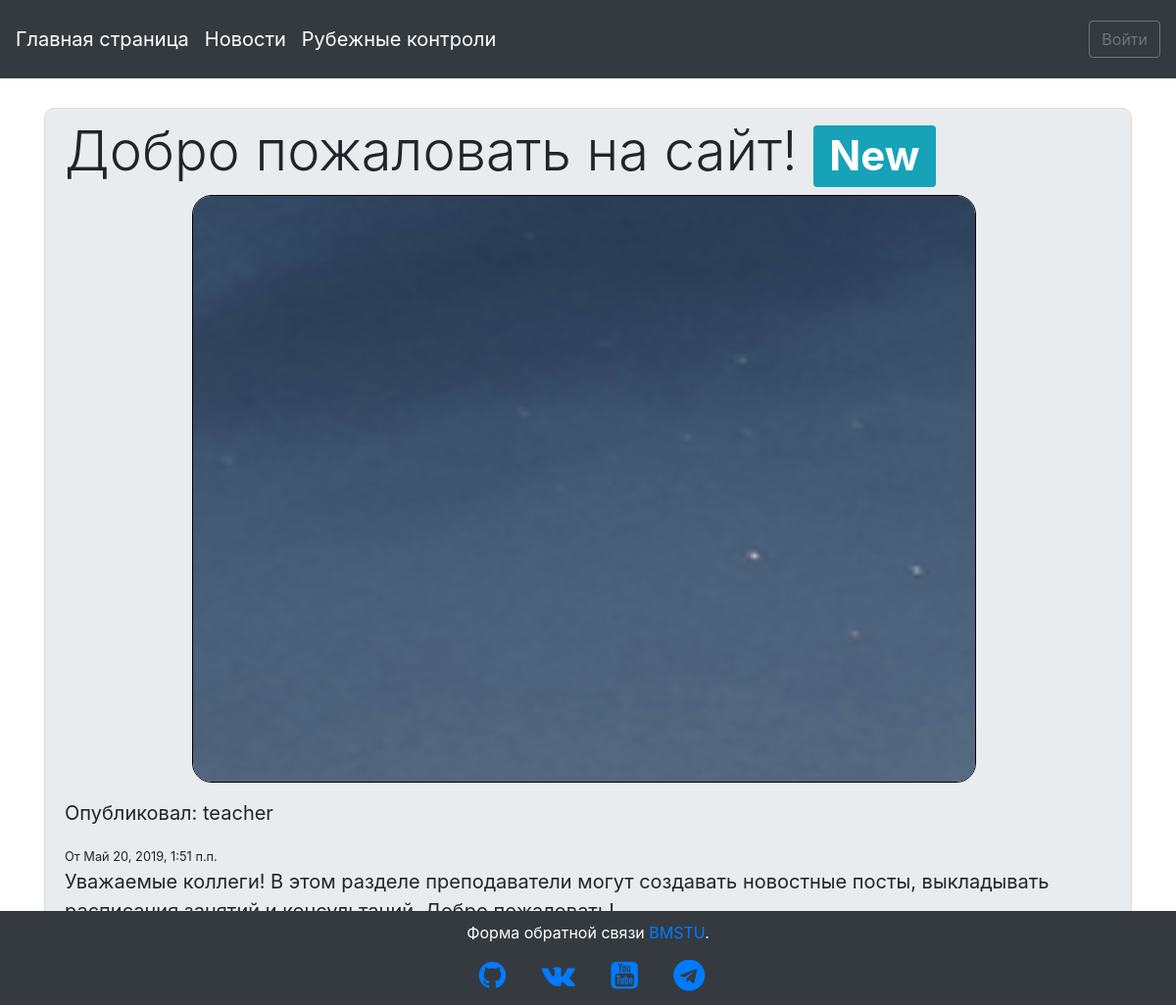
/articles/1/, run on the app's committed database.
### articles/models.py (models this page shows, shortened)
class Article(models.Model):
    title = models.CharField(max_length=255, verbose_name="Заголовок")
    body = models.TextField(verbose_name="Текст")
    document = models.FileField(validators=[validate_file_extension], verbose_name="Файл", blank=True, null=True, upload_to="documents") #/%Y%m%D/
    date = models.DateTimeField(auto_now_add=True, verbose_name='Дата создания')
    author = models.ForeignKey(
        settings.AUTH_USER_MODEL,
        on_delete=models.CASCADE,
        verbose_name = "Автор"
    )

### users/models.py (models this page shows)
class CustomUser(AbstractUser):
    date_of_birth = models.DateTimeField(verbose_name='Дата рождения', default=date.today)
    full_name = models.CharField(max_length=255, verbose_name='ФИО', null=True)
    phone_no = models.CharField(max_length=255, verbose_name='Контактный телефон', default='+7-499-555-55-55')
    STUDENT = 'СТ'
    TEACHER = 'ПР'
    ROLE_CHOICES = (
        (STUDENT, 'Студент'),
        (TEACHER, 'Преподаватель')
    )
    user_role = models.CharField(max_length=2,
        choices=ROLE_CHOICES,
        default=STUDENT,
        verbose_name='Роль пользователя'
    )
    IU1 = 'ИУ1'
    IU2 = 'ИУ2'
    IU3 = 'ИУ3'
    IU4 = 'ИУ4'
    IU5 = 'ИУ5'
    IU6 = 'ИУ6'
    IU7 = 'ИУ7'
    IU8 = 'ИУ8'
    STUDENT_GROUP_CHOICES = (
        (IU1, 'ИУ-1'),
        (IU2, 'ИУ-2'),
        (IU3, 'ИУ-3'),
        (IU4, 'ИУ-4'),
        (IU5, 'ИУ-5'),
        (IU6, 'ИУ-6'),
        (IU7, 'ИУ-7'),
        (IU8, 'ИУ-8')
    )
    student_group = models.CharField(max_length=3,
        choices=STUDENT_GROUP_CHOICES,
        verbose_name='Группа студента',
        default=IU6
    )
    """
    if user_role == STUDENT:
        user_group = ForeignKey(
        Student_group,
        on_delete=models.CASCADE,
        verbose_name = "Группа студента"
    )
    """
    def __str__(self):
        return self.username

### articles/views.py (the view)
class ArticleDetailView(DeleteView):
    model = Article
    template_name = 'article_detail.html'

### templates/article_detail.html (shortened to what this page needs)
{% extends 'base.html' %}
{% block content %}
  <div class="content-section" style="height: 100%;">
    <h2 class="display-4">{{ object.title }} <span class="badge badge-info">New</span></h2>
    {% if article.document %}
      <img src="{{ article.document.url }}" class="image-responsive" style="height: 600px; width: 800px; margin-left: 130px; margin-right: 20px; margin-bottom: 16px; border: 1px solid black; border-radius: 20px;">
    {% endif %}
    <div class="media-body">
        <p class="text-body">Опубликовал: {{ object.author }}</p>
        <small>От {{ object.date }}</small>
        <p class="text-body">{{ object.body }}</p>
    </div>
    <p><a class="btn btn-light ml-2" href="{% url 'article_list' %}">Вернуться к списку новостей</a></p>
  </div>
{% endblock content %}

### static/css/base.css (style rules this page uses)
.content-section { height: 850px; width: auto; background: #e9ecef; padding: 10px 20px; border: 1px solid #dddddd; border-radius: 10px; margin-bottom: 20px; }
.content-section p { font-size: 20px; }
body { background-image: url(http://iu1ni.bmstu.ru/imgs/mstu-logo.png); background-repeat: no-repeat; background-position: center 460px; background-size: 25%; background-color: #ffffff; background-attachment: fixed; }

### data on the page
Article: title "Добро пожаловать на сайт!", document (picture), author "teacher", date "Май 20, 2019, 1:51 п.п.", body "Уважаемые коллеги! В этом разделе преподаватели могут создавать новостные посты, выкладывать…"
